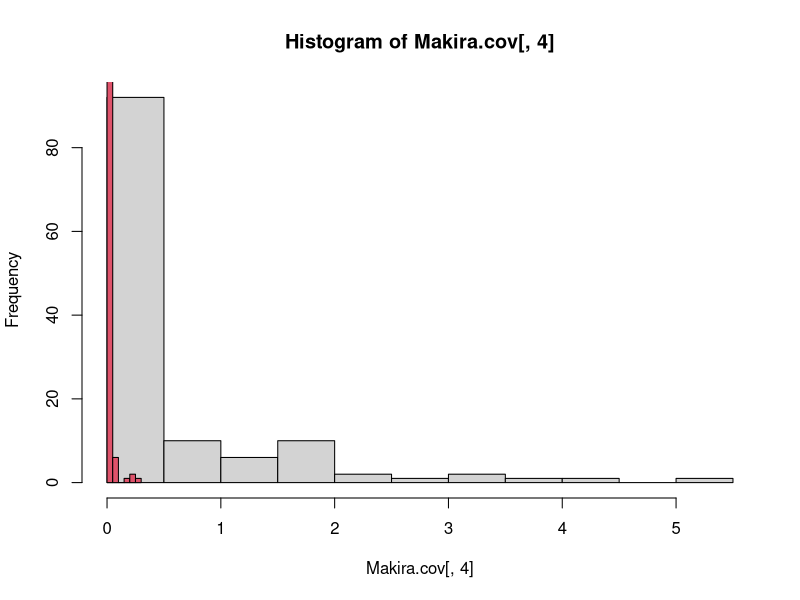

Write the R code that produced this figure.
#This data script will prepare detection data in a format useable for model fitting
#We will compile 6 survey-area detection histories into two formats for modeling.
#The first format is useful when there are no random effects/population-level inference
#across all surveys. The second is useful for population-level inference.


#Arrange occupancy data - formatting approach 1 - for no Random Effect
#load each survey areas occurence and covariate data
FRK.occ=read.csv("Makira Fosa/FRK/Diel.Occ.FRK.csv")
FRK.cov=read.csv("Makira Fosa/FRK/FRK_Hum.csv")

LKT.occ=read.csv("Makira Fosa/LKT/Diel.Occ.LKT.csv")
LKT.cov=read.csv("Makira Fosa/LKT/LKT_Hum.csv")

MGB.occ=read.csv("Makira Fosa/MGB/Diel.Occ.MGB.csv")
MGB.cov=read.csv("Makira Fosa/MGB/MGB_Hum.csv")

SLJ.occ=read.csv("Makira Fosa/SLJ/Diel.Occ.SLJ.csv")
SLJ.cov=read.csv("Makira Fosa/SLJ/SLJ_Hum.csv")

SOA.occ=read.csv("Makira Fosa/SOA/Diel.Occ.SOA.csv")
SOA.cov=read.csv("Makira Fosa/SOA/SOA_Hum.csv")

VIN.occ=read.csv("Makira Fosa/VIN/Diel.Occ.VIN.csv")
VIN.cov=read.csv("Makira Fosa/VIN/VIN_Hum.csv")


#Look at all survey data and compile it

dim(FRK.occ)
dim(LKT.occ)
dim(MGB.occ)
dim(SLJ.occ)
dim(SOA.occ)
dim(VIN.occ)

Makira.occ=rbind(FRK.occ,LKT.occ,MGB.occ,SLJ.occ,SOA.occ,VIN.occ)
rownames(Makira.occ)=Makira.occ[,1]
Makira.occ=Makira.occ[,-1]


dim(Makira.occ)
head(Makira.occ)

Makira.occ=data.matrix(Makira.occ)

is.matrix(Makira.occ)

#Compile to covaraite data
dim(FRK.cov)
head(FRK.cov)
dim(LKT.cov)
head(LKT.cov)

Makira.cov=rbind(FRK.cov,LKT.cov,MGB.cov,SLJ.cov,SOA.cov,VIN.cov)
dim(Makira.cov)
head(Makira.cov)


rownames(Makira.cov)=Makira.cov[,1]
Makira.cov=Makira.cov[,-1]

Makira.cov=data.matrix(Makira.cov)
dim(Makira.cov)
head(Makira.cov)

#look at a histograph of day and night TS
hist(Makira.cov[,4])
hist(Makira.cov[,5],add=TRUE,col=2)

#output the data
Makira.data=list()
Makira.data[[1]]=Makira.occ
Makira.data[[2]]=Makira.cov

save(Makira.data,file="Makira Fosa/Makira.data")


################################
#Make data in an array form, used for RE models
rownames(FRK.occ)=FRK.occ[,1]
rownames(LKT.occ)=LKT.occ[,1]
rownames(MGB.occ)=MGB.occ[,1]
rownames(SLJ.occ)=SLJ.occ[,1]
rownames(SOA.occ)=SOA.occ[,1]
rownames(VIN.occ)=VIN.occ[,1]

#drop the site names here from the matrix
FRK.occ=FRK.occ[,-1]
LKT.occ=LKT.occ[,-1]
MGB.occ=MGB.occ[,-1]
SLJ.occ=SLJ.occ[,-1]
SOA.occ=SOA.occ[,-1]
VIN.occ=VIN.occ[,-1]


FRK.occ=data.matrix(FRK.occ)
LKT.occ=data.matrix(LKT.occ)
MGB.occ=data.matrix(MGB.occ)
SLJ.occ=data.matrix(SLJ.occ)
SOA.occ=data.matrix(SOA.occ)
VIN.occ=data.matrix(VIN.occ)

#Which has the max number of sites
max.sites=max(nrow(FRK.occ),
nrow(LKT.occ),
nrow(MGB.occ),
nrow(SLJ.occ),
nrow(SOA.occ),
nrow(VIN.occ))

n.occs=ncol(FRK.occ)

#make all the survey data have the same number of sites
frk=max.sites-dim(FRK.occ)[1]
lkt=max.sites-dim(LKT.occ)[1]
mgb=max.sites-dim(MGB.occ)[1]
slj=max.sites-dim(SLJ.occ)[1]
soa=max.sites-dim(SOA.occ)[1]
vin=max.sites-dim(VIN.occ)[1]

FRK.occ2=rbind(FRK.occ,matrix(NA,nrow=frk,ncol=n.occs))
LKT.occ2=rbind(LKT.occ,matrix(NA,nrow=lkt,ncol=n.occs))
#MGB.occ2=rbind(MGB.occ,matrix(NA,nrow=mgb,ncol=n.occs)) #these are the max sites already
#SLJ.occ2=rbind(MGB.occ,matrix(NA,nrow=slj,ncol=n.occs)) #these are the max sites already
SOA.occ2=rbind(SOA.occ,matrix(NA,nrow=soa,ncol=n.occs))
VIN.occ2=rbind(VIN.occ,matrix(NA,nrow=vin,ncol=n.occs))

#put occupancy surveys in an array that is consistant in sizes
Makira.occ=array(NA,dim=c(24,14,6))
Makira.occ[,,1]=FRK.occ2
Makira.occ[,,2]=LKT.occ2
Makira.occ[,,3]=MGB.occ
Makira.occ[,,4]=SLJ.occ
Makira.occ[,,5]=SOA.occ2
Makira.occ[,,6]=VIN.occ2

dim(Makira.occ)
Makira.occ[,,1]
Makira.occ[,,3]

#Do the same for the covariates
FRK.cov2=FRK.cov[,-1]
names(FRK.cov2)=NULL
LKT.cov2=LKT.cov[,-1]
names(LKT.cov2)=NULL
MGB.cov2=MGB.cov[,-1]
names(MGB.cov2)=NULL
SLJ.cov2=SLJ.cov[,-1]
names(SLJ.cov2)=NULL
SOA.cov2=SOA.cov[,-1]
names(SOA.cov2)=NULL
VIN.cov2=VIN.cov[,-1]
names(VIN.cov2)=NULL

FRK.cov2=data.matrix(FRK.cov2)
LKT.cov2=data.matrix(LKT.cov2)
MGB.cov2=data.matrix(MGB.cov2)
SLJ.cov2=data.matrix(SLJ.cov2)
SOA.cov2=data.matrix(SOA.cov2)
VIN.cov2=data.matrix(VIN.cov2)


FRK.cov2=rbind(FRK.cov2,matrix(NA,nrow=frk,ncol=5))
LKT.cov2=rbind(LKT.cov2,matrix(NA,nrow=lkt,ncol=5))
#MGB.cov2=rbind(MGB.cov2,matrix(NA,nrow=mgb,ncol=5))
#SLJ.cov2=rbind(SLJ.cov2,matrix(NA,nrow=slj,ncol=5))
SOA.cov2=rbind(SOA.cov2,matrix(NA,nrow=soa,ncol=5))
VIN.cov2=rbind(VIN.cov2,matrix(NA,nrow=vin,ncol=5))

colnames(FRK.cov2)=colnames(FRK.cov)[-1]
colnames(LKT.cov2)=colnames(LKT.cov)[-1]
colnames(MGB.cov2)=colnames(MGB.cov)[-1]
colnames(SLJ.cov2)=colnames(SLJ.cov)[-1]
colnames(SOA.cov2)=colnames(SOA.cov)[-1]
colnames(VIN.cov2)=colnames(VIN.cov)[-1]



Makira.cov=array(NA,dim=c(24,5,6))
Makira.cov[,,1]=FRK.cov2
Makira.cov[,,2]=LKT.cov2
Makira.cov[,,3]=MGB.cov2
Makira.cov[,,4]=SLJ.cov2
Makira.cov[,,5]=SOA.cov2
Makira.cov[,,6]=VIN.cov2

#output the data
Makira.data2=list()
Makira.data2[[1]]=Makira.occ
Makira.data2[[2]]=Makira.cov

save(Makira.data2,file="Makira Fosa/Makira.data2")
